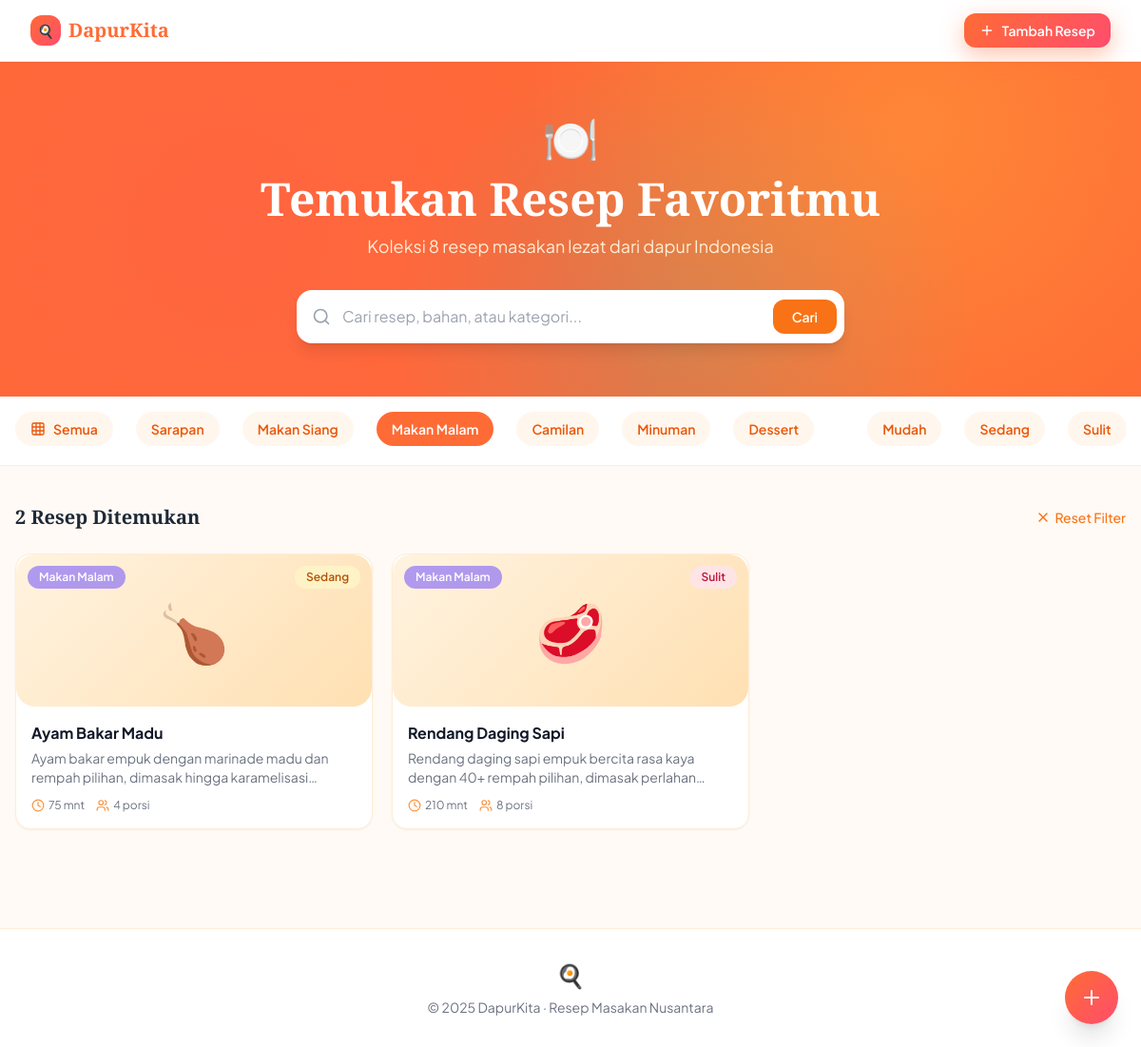
Screenshot of /?category=3 with the database file from the repository.
### tables this page shows
CREATE TABLE categories (
        id INTEGER PRIMARY KEY AUTOINCREMENT,
        name TEXT NOT NULL,
        icon TEXT NOT NULL,
        color TEXT NOT NULL
    );

CREATE TABLE recipes (
        id INTEGER PRIMARY KEY AUTOINCREMENT,
        title TEXT NOT NULL,
        description TEXT,
        category_id INTEGER,
        prep_time INTEGER,
        cook_time INTEGER,
        servings INTEGER,
        difficulty TEXT,
        image_emoji TEXT,
        ingredients TEXT,
        steps TEXT,
        tags TEXT,
        created_at DATETIME DEFAULT CURRENT_TIMESTAMP,
        FOREIGN KEY(category_id) REFERENCES categories(id)
    );

### index.php (the view, shortened to what this page needs)
<?php
$db = initDB();
$categories = [];
$catResult = $db->query("SELECT * FROM categories");
while ($row = $catResult->fetch(PDO::FETCH_ASSOC)) {
    $categories[] = $row;
}
$search = isset($_GET['search']) ? trim($_GET['search']) : '';
$catFilter = isset($_GET['category']) ? (int)$_GET['category'] : 0;
$diffFilter = isset($_GET['difficulty']) ? trim($_GET['difficulty']) : '';
$sql = "SELECT r.*, c.name as category_name, c.color as category_color FROM recipes r LEFT JOIN categories c ON r.category_id = c.id WHERE 1=1";
$params = [];
if ($catFilter) {
    $sql .= " AND r.category_id = :cat";
    $params[':cat'] = $catFilter;
}
$sql .= " ORDER BY r.created_at DESC";
$stmt = $db->prepare($sql);
foreach ($params as $k => $v) $stmt->bindValue($k, $v);
$stmt->execute();
$recipes = [];
while ($row = $stmt->fetch(PDO::FETCH_ASSOC)) {
    $recipes[] = $row;
}
$totalRecipes = $db->query("SELECT COUNT(*) FROM recipes")->fetchColumn();
$diffColors = ['Mudah' => 'bg-emerald-100 text-emerald-700', 'Sedang' => 'bg-amber-100 text-amber-700', 'Sulit' => 'bg-rose-100 text-rose-700'];
?>
<!DOCTYPE html>
<html lang="id">
<head>
    <script src="https://cdn.tailwindcss.com"></script>
</head>
<body class="min-h-screen">
    <nav class="bg-white shadow-sm sticky top-0 z-50 border-b border-orange-100">
        <div class="max-w-7xl mx-auto px-4 sm:px-6 lg:px-8">
            <div class="flex items-center justify-between h-16">
                <a href="index.php" class="flex items-center gap-2">
                    <div class="w-8 h-8 rounded-xl flex items-center justify-center text-white text-sm font-bold" style="background: linear-gradient(135deg, #FF6B35, #FF4D6D);">🍳</div>
                    <span class="text-xl font-bold" style="font-family:'Playfair Display',serif; color:#FF6B35;">DapurKita</span>
                </a>
                <div class="flex items-center gap-3">
                    <a href="add.php" class="floating-btn text-white px-4 py-2 rounded-xl text-sm font-semibold flex items-center gap-2">
                        <i data-lucide="plus" class="w-4 h-4"></i>
                        Tambah Resep
                    </a>
                </div>
            </div>
        </div>
    </nav>
    <div class="hero-pattern text-white py-14 px-4">
        <div class="max-w-4xl mx-auto text-center">
            <div class="text-5xl mb-4">🍽️</div>
            <h1 class="text-4xl md:text-5xl font-bold mb-3" style="font-family:'Playfair Display',serif;">
                Temukan Resep Favoritmu
            </h1>
            <p class="text-orange-100 text-lg mb-8">
                Koleksi <?= $totalRecipes ?> resep masakan lezat dari dapur Indonesia
            </p>
            <form method="GET" class="relative max-w-xl mx-auto">
                <div class="relative">
                    <i data-lucide="search" class="absolute left-4 top-1/2 -translate-y-1/2 w-5 h-5 text-gray-400"></i>
                    <input type="text" name="search" value="<?= htmlspecialchars($search) ?>"
                        placeholder="Cari resep, bahan, atau kategori..."
                        class="search-input w-full pl-12 pr-4 py-4 rounded-2xl text-gray-800 text-base bg-white shadow-lg">
                    <button type="submit" class="absolute right-2 top-1/2 -translate-y-1/2 bg-orange-500 text-white px-5 py-2 rounded-xl text-sm font-semibold hover:bg-orange-600 transition">
                        Cari
                    </button>
                </div>
            </form>
        </div>
    </div>
    <div class="bg-white border-b border-orange-100">
        <div class="max-w-7xl mx-auto px-4 py-4">
            <div class="flex items-center gap-6 overflow-x-auto scrollbar-thin pb-1">
                <a href="index.php" class="filter-pill flex items-center gap-2 px-4 py-2 rounded-full text-sm font-semibold whitespace-nowrap transition <?= (!$catFilter && !$diffFilter && !$search) ? 'active' : 'bg-orange-50 text-orange-600 hover:bg-orange-100' ?>">
                    <i data-lucide="grid-3x3" class="w-4 h-4"></i>
                    Semua
                </a>
                <?php foreach ($categories as $cat): ?>
                    <a href="?category=<?= $cat['id'] ?><?= $search ? '&search=' . urlencode($search) : '' ?>"
                        class="filter-pill flex items-center gap-2 px-4 py-2 rounded-full text-sm font-semibold whitespace-nowrap transition <?= $catFilter == $cat['id'] ? 'active' : 'bg-orange-50 text-orange-600 hover:bg-orange-100' ?>">
                        <?= htmlspecialchars($cat['name']) ?>
                    </a>
                <?php endforeach; ?>
                <?php foreach (['Mudah', 'Sedang', 'Sulit'] as $d): ?>
                    <a href="?difficulty=<?= $d ?><?= $catFilter ? '&category=' . $catFilter : '' ?><?= $search ? '&search=' . urlencode($search) : '' ?>"
                        class="filter-pill flex items-center gap-2 px-4 py-2 rounded-full text-sm font-semibold whitespace-nowrap transition <?= $diffFilter == $d ? 'active' : 'bg-orange-50 text-orange-600 hover:bg-orange-100' ?>">
                        <?= $d ?>
                    </a>
                <?php endforeach; ?>
            </div>
        </div>
    </div>
    <div class="max-w-7xl mx-auto px-4 py-10">
        <div class="flex items-center justify-between mb-6">
            <div>
                <h2 class="text-xl font-bold text-gray-800">
                    <?php if ($search || $catFilter || $diffFilter): ?>
                        <?= count($recipes) ?> Resep Ditemukan
                    <?php else: ?>
                        Resep Terbaru
                    <?php endif; ?>
                </h2>
            </div>
            <?php if ($search || $catFilter || $diffFilter): ?>
                <a href="index.php" class="text-sm text-orange-500 hover:text-orange-600 flex items-center gap-1 font-medium">
                    <i data-lucide="x" class="w-4 h-4"></i>
                    Reset Filter
                </a>
            <?php endif; ?>
        </div>
        <?php if (empty($recipes)): ?>
            <div class="text-center py-20">
                <div class="text-6xl mb-4">🍽️</div>
                <h3 class="text-xl font-bold text-gray-700 mb-2">Resep Tidak Ditemukan</h3>
                <p class="text-gray-500 mb-6">Coba kata kunci lain atau tambahkan resep baru</p>
                <a href="add.php" class="floating-btn text-white px-6 py-3 rounded-xl font-semibold inline-flex items-center gap-2">
                    <i data-lucide="plus" class="w-4 h-4"></i>
                    Tambah Resep Baru
                </a>
            </div>
        <?php else: ?>
            <div class="grid grid-cols-1 sm:grid-cols-2 lg:grid-cols-3 xl:grid-cols-4 gap-5">
                <?php foreach ($recipes as $recipe): ?>
                    <a href="detail.php?id=<?= $recipe['id'] ?>" class="recipe-card card-hover bg-white rounded-2xl overflow-hidden shadow-sm border border-orange-100 block">
                        <div class="emoji-bg h-40 flex items-center justify-center relative">
                            <span class="text-6xl"><?= $recipe['image_emoji'] ?></span>
                            <?php if ($recipe['category_name']): ?>
                                <span class="absolute top-3 left-3 text-xs font-semibold px-3 py-1 rounded-full text-white" style="background-color: <?= $recipe['category_color'] ?>88; backdrop-filter: blur(4px);">
                                    <?= htmlspecialchars($recipe['category_name']) ?>
                                </span>
                            <?php endif; ?>
                            <span class="absolute top-3 right-3 text-xs font-semibold px-3 py-1 rounded-full <?= $diffColors[$recipe['difficulty']] ?? 'bg-gray-100 text-gray-600' ?>">
                                <?= htmlspecialchars($recipe['difficulty']) ?>
                            </span>
                        </div>
                        <div class="p-4">
                            <h3 class="font-bold text-gray-900 text-base mb-1 line-clamp-1"><?= htmlspecialchars($recipe['title']) ?></h3>
                            <p class="text-gray-500 text-sm line-clamp-2 mb-3"><?= htmlspecialchars($recipe['description']) ?></p>
                            <div class="flex items-center gap-3 text-xs text-gray-500">
                                <span class="flex items-center gap-1">
                                    <i data-lucide="clock" class="w-3.5 h-3.5 text-orange-400"></i>
                                    <?= ($recipe['prep_time'] + $recipe['cook_time']) ?> mnt
                                </span>
                                <span class="flex items-center gap-1">
                                    <i data-lucide="users" class="w-3.5 h-3.5 text-orange-400"></i>
                                    <?= $recipe['servings'] ?> porsi
                                </span>
                            </div>
                        </div>
                    </a>
                <?php endforeach; ?>
            </div>
        <?php endif; ?>
    </div>
    <a href="add.php" class="floating-btn fixed bottom-6 right-6 w-14 h-14 rounded-full flex items-center justify-center text-white z-40 shadow-xl">
        <i data-lucide="plus" class="w-6 h-6"></i>
    </a>
    <footer class="bg-white border-t border-orange-100 mt-16 py-8">
        <div class="max-w-7xl mx-auto px-4 text-center">
            <div class="text-2xl mb-2">🍳</div>
            <p class="text-gray-500 text-sm">© 2025 DapurKita · Resep Masakan Nusantara</p>
        </div>
    </footer>
</body>
</html>

### index.php (style rules this page uses)
:root { --primary: #FF6B35; --secondary: #FF4D6D; --accent: #FFD23F; --teal: #2EC4B6; --bg: #FFFAF5; }
body { font-family: 'Plus Jakarta Sans', sans-serif; background-color: var(--bg); }
h1, h2, .font-display { font-family: 'Playfair Display', serif; }
.hero-pattern { background-color: #FF6B35; background-image: radial-gradient(circle at 20% 50%, #FF4D6D33 0%, transparent 50%), radial-gradient(circle at 80% 20%, #FFD23F44 0%, transparent 40%), radial-gradient(circle at 60% 80%, #2EC4B633 0%, transparent 40%); }
.card-hover { transition: all 0.3s cubic-bezier(0.4, 0, 0.2, 1); }
.emoji-bg { background: linear-gradient(135deg, #FFF3E0, #FFE0B2); border-radius: 20px; }
.filter-pill.active { background: var(--primary); color: white; }
.floating-btn { background: linear-gradient(135deg, #FF6B35, #FF4D6D); box-shadow: 0 8px 25px rgba(255, 107, 53, 0.4); transition: all 0.3s; }
.recipe-card { animation: fadeIn 0.4s ease forwards; }
.recipe-card:nth-child(2) { animation-delay: 0.05s; }

### rows the page displays
categories: name "Sarapan"
categories: name "Makan Siang"
categories: name "Makan Malam"
categories: name "Camilan"
categories: name "Minuman"
categories: name "Dessert"
recipes: image_emoji "🍗", category.name "Makan Malam", difficulty "Sedang", title "Ayam Bakar Madu", description "Ayam bakar empuk dengan marinade madu dan rempah pilihan, dimasak hingga…", $recipe['prep_time'] + $recipe['cook_time'] "75", servings "4"
recipes: image_emoji "🥩", category.name "Makan Malam", difficulty "Sulit", title "Rendang Daging Sapi", description "Rendang daging sapi empuk bercita rasa kaya dengan 40+ rempah pilihan, dimasak…", $recipe['prep_time'] + $recipe['cook_time'] "210", servings "8"

### other values shown
$totalRecipes "8"
$d "Mudah"
$d "Sedang"
$d "Sulit"
count($recipes) "2"
